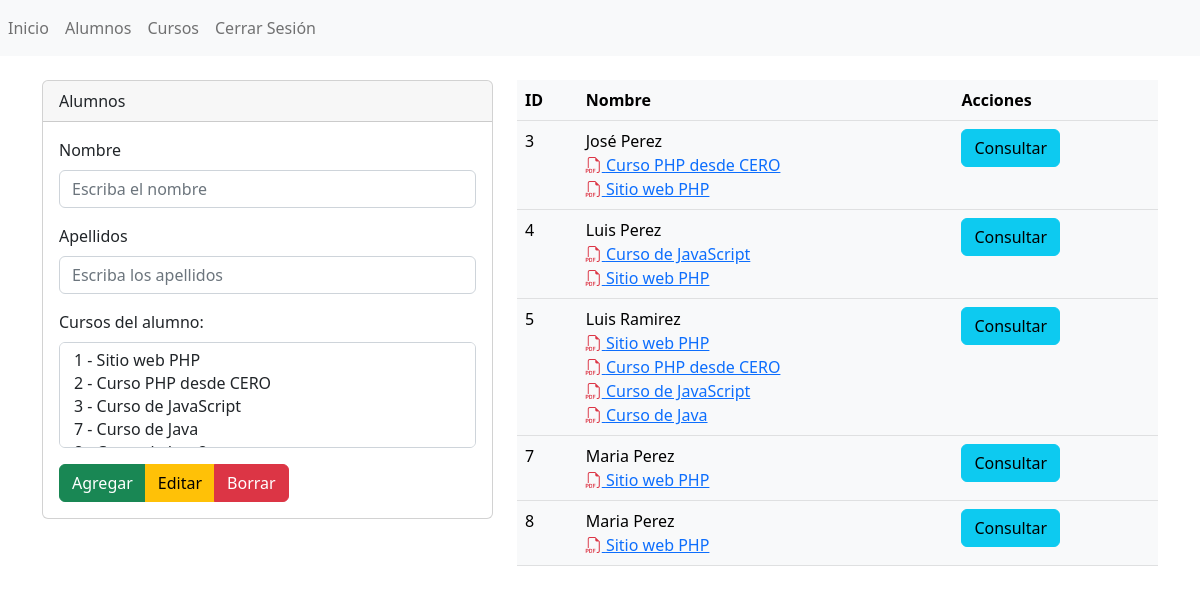
/controller/vista_alumnos.php (signed in), run on the app's committed database.
### tables this page shows
CREATE TABLE `alumnos` (
  `id` int(11) NOT NULL,
  `nombre` varchar(255) NOT NULL,
  `apellidos` varchar(255) NOT NULL
);

CREATE TABLE `cursos` (
  `id` int(11) NOT NULL,
  `nombre_curso` varchar(255) NOT NULL
);

### views/alumnos.php (called while the page is built, shortened)
<?php
    $conexionBD=Conectar::crearInstancia();
    $nombre=isset($_POST['nombre'])?$_POST['nombre']:'';
    $apellidos=isset($_POST['apellidos'])?$_POST['apellidos']:'';
    $sql="SELECT * FROM alumnos";
    $listaAlumnos=$conexionBD->query($sql);
    $alumnos=$listaAlumnos->fetchAll();
    foreach($alumnos as $clave => $alumno){
        $sql="SELECT * FROM cursos
        WHERE id IN (SELECT idcurso FROM alumnos_cursos WHERE idalumno=:idalumno)";
        $consulta=$conexionBD->prepare($sql);
        $consulta->bindParam(':idalumno',$alumno['id']);
        $consulta->execute();
        $cursosAlumno=$consulta->fetchAll();
        $alumnos[$clave]['cursos']=$cursosAlumno;
    }
    $sql="SELECT * FROM cursos";
    $listaCursos=$conexionBD->query($sql);
    $cursos=$listaCursos->fetchAll();

### controller/vista_alumnos.php (the view, shortened to what this page needs)
<?php include('../templates/header.php'); ?>
<?php include('../views/alumnos.php'); ?>
<br />
<div class="row">
    <div class="col-5">
        <form action="" method="post">
            <div class="card">
                <div class="card-header">
                    Alumnos
                </div>
                <div class="card-body">
                    <div class="mb-3">
                        <label for="nombre" class="form-label">Nombre</label>
                        <input type="text"
                                class="form-control"
                                name="nombre"
                                value="<?= $nombre; ?>"
                                id="nombre"
                                aria-describedby="helpId"
                                placeholder="Escriba el nombre">
                    </div>
                    <div class="mb-3">
                        <label for="apellidos" class="form-label">Apellidos</label>
                        <input type="text"
                                class="form-control"
                                name="apellidos"
                                value="<?= $apellidos; ?>"
                                id="apellidos"
                                aria-describedby="helpId"
                                placeholder="Escriba los apellidos">
                    </div>
                    <div class="mb-3">
                        <label for="" class="form-label">Cursos del alumno:</label>
                        <select multiple class="form-control"
                                name="cursos[]"
                                id="listaCursos"
                                placeholder="Seleccione una opción">
                            <?php foreach ($cursos as $curso) { ?>
                                <option
                                    <?php
                                        if(!empty($arregloCursos)) :
                                            if (in_array($curso['id'], $arregloCursos)) :
                                                echo 'selected';
                                            endif;
                                        endif;
                                    ?>
                                        value="<?= $curso['id']; ?>">
                                </option>
                            <?php  } ?>
                        </select>
                    </div>
                    <div class="btn-group" role="group" aria-label="">
                        <button type="submit" name="accion" value="agregar" class="btn btn-success">Agregar</button>
                        <button type="submit" name="accion" value="editar" class="btn btn-warning">Editar</button>
                        <button type="submit" name="accion" value="borrar" class="btn btn-danger">Borrar</button>
                    </div>
                </div>
            </div>
        </form>
    </div>
    <div class="col-7">
        <table class="table table-light">
            <thead>
                <tr>
                    <th>ID</th>
                    <th>Nombre</th>
                    <th>Acciones</th>
                </tr>
            </thead>
            <tbody>
                <?php foreach ($alumnos as $alumno) : ?>
                    <tr>
                        <td><?= $alumno['id']; ?></td>
                        <td><?= $alumno['nombre']; ?> <?= $alumno['apellidos']; ?>
                            <br/>
                            <?php foreach ($alumno["cursos"] as $curso) { ?>
                                <a href="certificado.php?idcurso=<?= $curso['id'];?>&idalumno=<?= $alumno["id"];?>">
                                    <i class="bi bi-filetype-pdf text-danger"></i> <?= $curso['nombre_curso']; ?>
                                </a>
                                <br/>
                            <?php  } ?>
                        </td>
                        <td>
                            <form action="" method="post">
                                <input  type="submit"
                                        value="Consultar"
                                        name="accion"
                                        class="btn btn-info">
                            </form>
                        </td>
                    </tr>
                <?php endforeach; ?>
            </tbody>
        </table>
    </div>
</div>
<link href="https://cdn.jsdelivr.net/npm/tom-select@2.2.2/dist/css/tom-select.css" rel="stylesheet">
<?php include('../templates/footer.php'); ?>

### templates/header.php (shortened to what this page needs)
<!doctype html>
<html lang="es">
<head>
    <link href="https://cdn.jsdelivr.net/npm/bootstrap@5.2.1/dist/css/bootstrap.min.css" rel="stylesheet">
    <link rel="stylesheet"
    href="https://cdn.jsdelivr.net/npm/bootstrap-icons@1.8.1/font/bootstrap-icons.css"
    />
</head>
<body>
    <nav class="navbar navbar-expand navbar-light bg-light">
        <div class="nav navbar-nav">
            <a class="nav-item nav-link" href="../index.php">Inicio</a>
            <a class="nav-item nav-link" href="../controller/vista_alumnos.php">Alumnos</a>
            <a class="nav-item nav-link" href="../controller/vista_cursos.php">Cursos</a>
            <a class="nav-item nav-link" href="../views/cerrar.php">Cerrar Sesión</a>
        </div>
    </nav>
    <div class="container">

### templates/footer.php (shortened to what this page needs)
</div>
</body>
</html>

### data on the page
alumnos: id "3", nombre "José", apellidos "Perez"
cursos: $curso['id'] 2 (drawn), nombre_curso "Curso PHP desde CERO"
cursos: $curso['id'] 1 (drawn), nombre_curso "Sitio web PHP"
alumnos: id "4", nombre "Luis", apellidos "Perez"
cursos: $curso['id'] 3 (drawn), nombre_curso "Curso de JavaScript"
alumnos: id "5", nombre "Luis", apellidos "Ramirez"
cursos: $curso['id'] 7 (drawn), nombre_curso "Curso de Java"
alumnos: id "7", nombre "Maria", apellidos "Perez"
alumnos: id "8", nombre "Maria", apellidos "Perez"
